Frame 1 (no input): blank canvas, image omitted
Frame 60 (the mouse pressed at the canvas centre just before this capture): blank canvas, image omitted
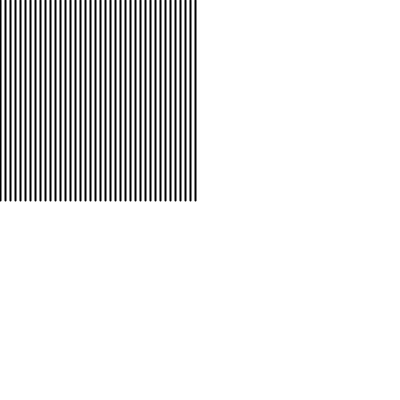
Frame 120 (the mouse held since frame 60 and released just before this capture)

The Processing sketch whose frames 1 and 60 were blank and that drew this single picture after the mouse press (run headless with seeded random() and noise(); from frame 60 on, the mouse is pressed at the canvas centre):

// Processing sketch: for1_lineas
// ── for1_lineas.pde
void setup() {
  size(400, 400);
}
void draw() {
  background(255);
  strokeWeight(2);

  for (int l=0; l<mouseX; l+=5) {
    line(l, 0, l, 200);
  }
}
